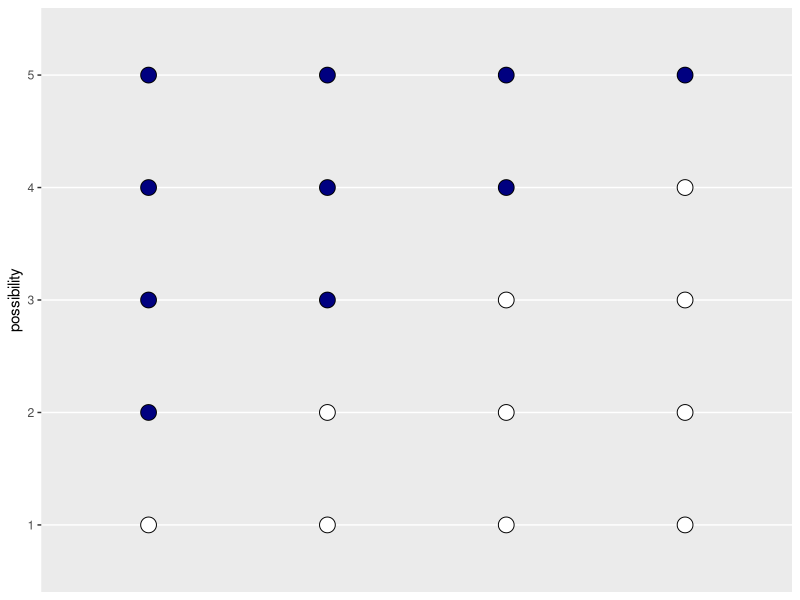
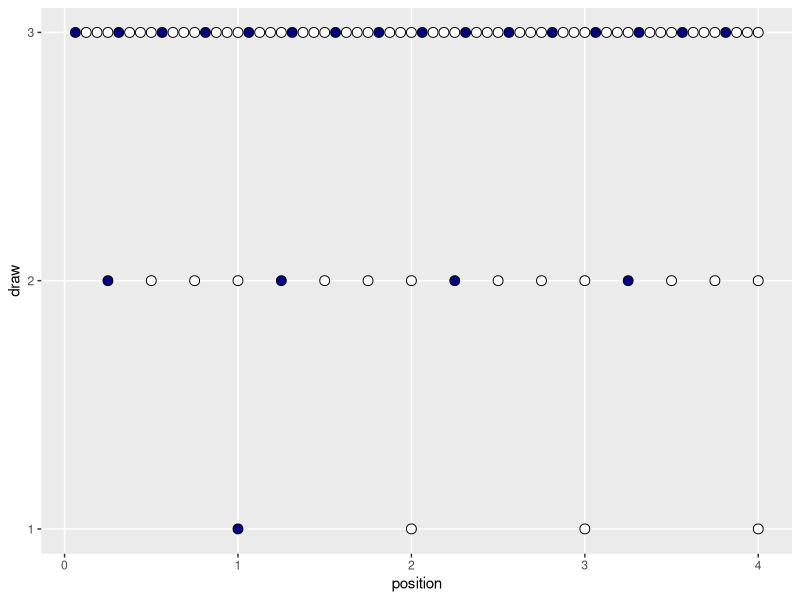
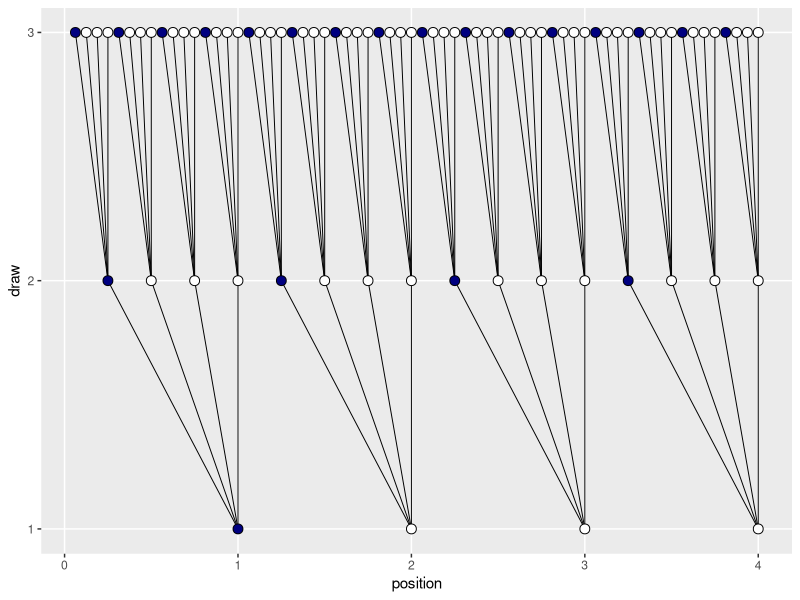
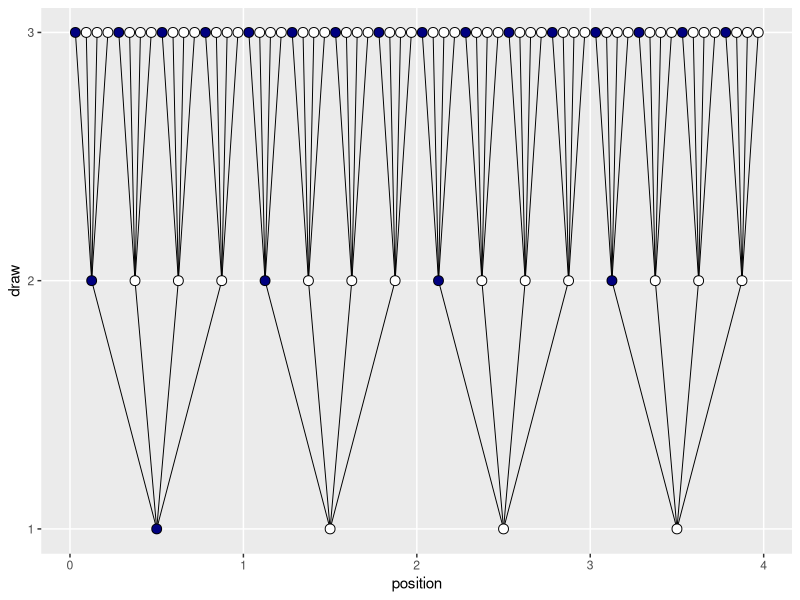
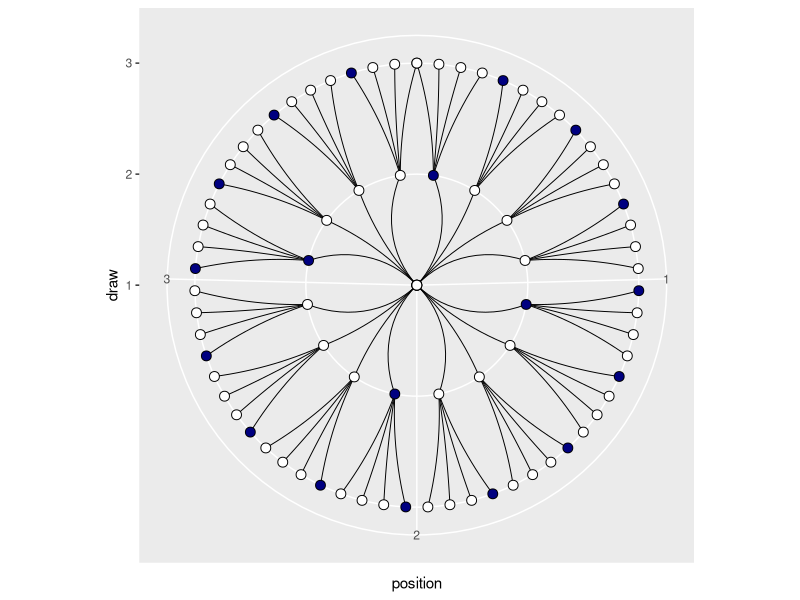
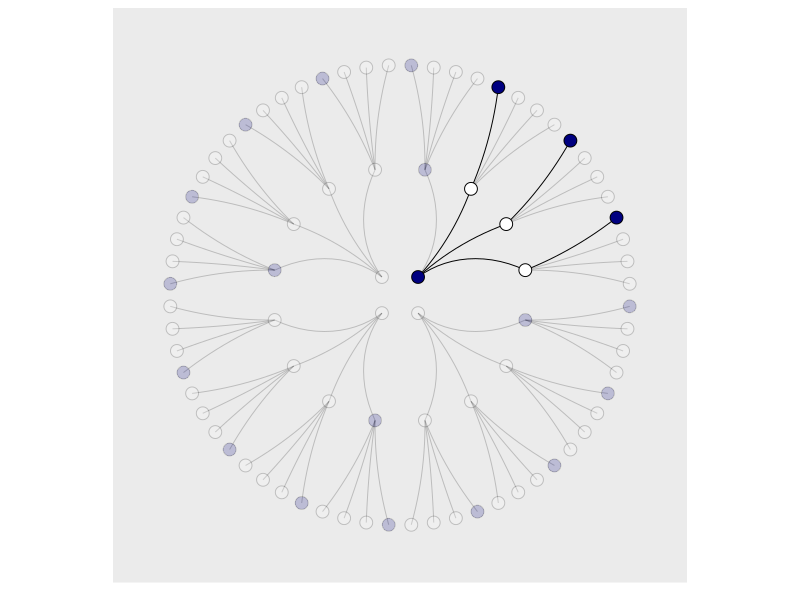
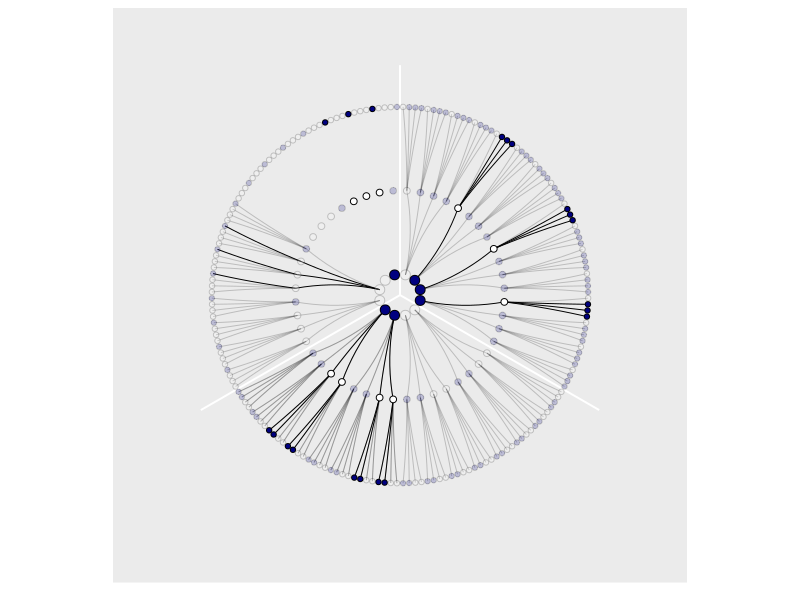

These figures' R source, in order: (Note: this script raises an error after producing the figures.)
## ---- chunk 1
rm(list = ls())
library(tidyverse)

d <- tibble(p1 = 0,
            p2 = rep(1:0, times = c(1, 3)),
            p3 = rep(1:0, times = c(2, 2)),
            p4 = rep(1:0, times = c(3, 1)),
            p5 = 1)

head(d)
## ---- chunk 2
d %>%
  set_names(1:5) %>%
  mutate(x = 1:4) %>%
  pivot_longer(-x, names_to = "possibility") %>%
  mutate(value = value %>% as.character()) %>%
  
  ggplot(aes(x = x, y = possibility, fill = value)) +
  geom_point(shape = 21, size = 5) +
  scale_fill_manual(values = c("white", "navy")) +
  scale_x_discrete(NULL, breaks = NULL) +
  theme(legend.position = "none")
## ---- chunk 3
library(flextable)

tibble(draw = 1:3,
       marbles = 4) %>%
  mutate(possibilities = marbles ^ draw) %>%
  flextable() 
## ---- chunk 4
(
  d <- 
    tibble(position = c((1:4^1) / 4^0,
                        (1:4^2) / 4^1,
                        (1:4^3) / 4^2),
           draw = rep(1:3, times = c(4^1, 4^2, 4^3)),
           fill = rep(c("b", "w"), times = c(1, 3)) %>%
             rep(., times = c(4^0 + 4^1 + 4^2)))
)

d %>%
  ggplot(aes(x = position, y = draw, fill = fill)) +
  geom_point(shape = 21, size = 3) +
  scale_fill_manual(values = c("navy", "white")) +
  scale_y_continuous(breaks = 1:3) +
  theme(legend.position = "none",
        panel.grid.minor = element_blank())
## ---- chunk 5
(
  lines_1 <-
    tibble(x = rep(1:4, each = 4),
           xend = ((1:4^2) / 4),
           y = 1,
           yend = 2)
)

(
  lines_2 <-
    tibble(x = rep((1:4^2) / 4, each = 4),
           xend = (1:4^3) / (4^2),
           y = 2,
           yend = 3)
)

d %>%
  ggplot(aes(x = position, y = draw)) +
  geom_segment(data = lines_1,
               aes(x = x, xend = xend,
                   y = y, yend = yend),
               linewidth = 1/3) +
  geom_segment(data = lines_2,
               aes(x = x, xend = xend,
                   y = y, yend = yend),
               linewidth = 1/3) +
  geom_point(aes(fill = fill),
             shape = 21, size = 3) +
  scale_fill_manual(values = c("navy", "white")) +
  scale_y_continuous(breaks = 1:3) +
  theme(legend.position = "none",
        panel.grid.minor = element_blank())
## ---- chunk 6
d <- 
  d %>%
  mutate(denominator = ifelse(draw == 1, .5,
                              ifelse(draw == 2, .5 / 4,
                                     .5 / 4^2))) %>%
  mutate(position = position - denominator)

d

(
  lines_1 <-
    lines_1 %>%
    mutate(x = x - 0.5,
           xend = xend - 0.5 / 4^1)
)

(
  lines_2 <-
    lines_2 %>%
    mutate(x = x - 0.5 / 4^1,
           xend = xend - 0.5 / 4^2)
)

d %>%
  ggplot(aes(x = position, y = draw)) +
  geom_segment(data = lines_1,
               aes(x = x, xend = xend,
                   y = y, yend = yend),
               linewidth = 1/3) +
  geom_segment(data = lines_2,
               aes(x = x, xend = xend,
                   y = y, yend = yend),
               linewidth = 1/3) +
  geom_point(aes(fill = fill),
             shape = 21, size = 3) +
  scale_fill_manual(values = c("navy", "white")) +
  scale_y_continuous(breaks = 1:3) +
  theme(legend.position = "none",
        panel.grid.minor = element_blank())
## ---- chunk 7
d %>%
  ggplot(aes(x = position, y = draw)) +
  geom_segment(data = lines_1,
               aes(x = x, xend = xend,
                   y = y, yend = yend),
               linewidth = 1/3) +
  geom_segment(data = lines_2,
               aes(x = x, xend = xend,
                   y = y, yend = yend),
               linewidth = 1/3) +
  geom_point(aes(fill = fill),
             shape = 21, size = 3) +
  scale_fill_manual(values = c("navy", "white")) +
  scale_y_continuous(breaks = 1:3) +
  coord_polar() +
  theme(legend.position = "none",
        panel.grid.minor = element_blank())
## ---- chunk 8
lines_1 <-
  lines_1 %>%
  mutate(remain = c(rep(0:1, times = c(1, 3)),
                    rep(0, times = 4 * 3)))

lines_2 <-
  lines_2 %>%
  mutate(remain = c(rep(0, times = 4),
                    rep(1:0, times = c(1, 3)) %>% rep(., times = 3),
                    rep(0, times = 12 * 4)))

d <-
  d %>%
    mutate(remain = c(rep(1:0, times = c(1, 3)),
                    rep(0:1, times = c(1, 3)),
                    rep(0,   times = 4 * 4),
                    rep(1:0, times = c(1, 3)) %>% rep(., times = 3),
                    rep(0,   times = 12 * 4))) 

d %>%
  ggplot(aes(x = position, y = draw)) +
  geom_segment(data = lines_1,
               aes(x = x, xend = xend,
                   y = y, yend = yend,
                   alpha = remain %>% as.character()),
               linewidth = 1/3) +
   geom_segment(data = lines_2,
               aes(x = x, xend = xend,
                   y = y, yend = yend,
                   alpha = remain %>% as.character()),
               linewidth = 1/3) +
  geom_point(aes(fill = fill, alpha = remain %>% as.character()),
             shape = 21, size = 4) +
  # it's the alpha parameter that makes elements semitransparent
  scale_fill_manual(values = c("navy", "white")) +
  scale_alpha_manual(values = c(1/5, 1)) +
  scale_x_continuous(NULL, limits = c(0, 4), breaks = NULL) +
  scale_y_continuous(NULL, limits = c(0.75, 3), breaks = NULL) +
  coord_polar() +
  theme(legend.position = "none",
        panel.grid = element_blank())
## ---- chunk 9
# if we make two custom functions, here,
# it will simplify the 'mutate()' code, below
n_blue <- function(x) rowSums(x == "b")
n_white <- function(x) rowSums(x == "w")

# make the data
t <-
  tibble(d1 = rep(c("w", "b"), times = c(1, 4)),
         d2 = rep(c("w", "b"), times = c(2, 3)),
         d3 = rep(c("w", "b"), times = c(3, 2)),
         d4 = rep(c("w", "b"), times = c(4, 1))) %>%
  mutate(blue1 = n_blue(.),
         white = n_white(.),
         blue2 = n_blue(.)) %>%
  mutate(product = blue1 * white * blue2)

# format the table
t %>%
  transmute(conjecture = str_c("[", d1, " ", d2, " ", d3, " ", d4, "]"),
            'Ways to produce [w b w]' = str_c(blue1, " * ", white, " * ", blue2, " = ", product)) %>%
  flextable() %>%
  width(j = 1:2, width = c(1, 2)) %>%
  align(align = "center", part = "all")
## ---- chunk 10
d <-
  tibble(position = c((1:4^1) / 4^0,
                      (1:4^2) / 4^1,
                      (1:4^3) / 4^2),
         draw = rep(1:3, times = c(4^1, 4^2, 4^3)))

(
  d <-
    d %>%
    bind_rows(
      d, d
    ) %>%
    # here are the fill colors
    mutate(fill = c(rep(c("w", "b"), times = c(1, 3)) %>% rep(., times = c(4^0 + 4^1 + 4^2)),
                    rep(c("w", "b"), each = 2) %>% rep(., times = c(4^0 + 4^1 + 4^2)),
                    rep(c("w", "b"), times = c(3, 1)) %>% rep(., times = c(4^0 + 4^1 + 4^2)))) %>%
    mutate(denominator = ifelse(draw == 1, .5,
                                ifelse(draw == 2, .5 / 4,
                                       .5 / 4^2))) %>%
    mutate(position = position - denominator) %>%
    # here we'll add an index for which pie wedge we're working with
     mutate(pie_index = rep(letters[1:3], each = n()/3)) %>% 
  # to get the position axis correct for pie_index == "b" or "c", we'll need to offset
  mutate(position = ifelse(pie_index == "a", position,
                           ifelse(pie_index == "b", position + 4,
                                  position + 4 * 2)))
)
## ---- chunk 11
move_over <- function(position, index){
  ifelse(
    index == "a", position,
    ifelse(
      index == "b", position + 4, position + 4 + 2
    )
  )
}
## ---- chunk 12
(
  lines_1 <-
  tibble(x    = rep(1:4, each = 4) %>% rep(., times = 3),
         xend = ((1:4^2) / 4)      %>% rep(., times = 3),
         y    = 1,
         yend = 2) %>% 
  mutate(x    = x - .5,
         xend = xend - .5 / 4^1) %>% 
  # here we'll add an index for which pie wedge we're working with
  mutate(pie_index = rep(letters[1:3], each = n()/3)) %>% 
  # to get the position axis correct for `pie_index == "b"` or `"c"`, we'll need to offset
  mutate(x    = move_over(position = x,    index = pie_index),
         xend = move_over(position = xend, index = pie_index))
)
## ---- chunk 13
(
  lines_2 <-
  tibble(x    = rep((1:4^2) / 4, each = 4) %>% rep(., times = 3),
         xend = (1:4^3 / 4^2)              %>% rep(., times = 3),
         y    = 2,
         yend = 3) %>% 
  mutate(x    = x - .5 / 4^1,
         xend = xend - .5 / 4^2) %>% 
  # here we'll add an index for which pie wedge we're working with
  mutate(pie_index = rep(letters[1:3], each = n()/3)) %>% 
  # to get the position axis correct for `pie_index == "b"` or `"c"`, we'll need to offset
  mutate(x    = move_over(position = x,    index = pie_index),
         xend = move_over(position = xend, index = pie_index))
)
## ---- chunk 14
d <- 
  d %>% 
  mutate(remain = c(# pie_index == "a"
                    rep(0:1, times = c(1, 3)),
                    rep(0,   times = 4),
                    rep(1:0, times = c(1, 3)) %>% rep(., times = 3),
                    rep(0,   times = 4 * 4),
                    rep(c(0, 1, 0), times = c(1, 3, 4 * 3)) %>% rep(., times = 3),
                    # pie_index == "b"
                    rep(0:1, each = 2),
                    rep(0,   times = 4 * 2),
                    rep(1:0, each = 2) %>% rep(., times = 2),
                    rep(0,   times = 4 * 4 * 2),
                    rep(c(0, 1, 0, 1, 0), times = c(2, 2, 2, 2, 8)) %>% rep(., times = 2),
                    # pie_index == "c",
                    rep(0:1, times = c(3, 1)),
                    rep(0,   times = 4 * 3),
                    rep(1:0, times = c(3, 1)), 
                    rep(0,   times = 4 * 4 * 3),
                    rep(0:1, times = c(3, 1)) %>% rep(., times = 3),
                    rep(0,   times = 4)
                    )
         )

lines_1 <-
  lines_1 %>% 
  mutate(remain = c(rep(0,   times = 4),
                    rep(1:0, times = c(1, 3)) %>% rep(., times = 3),
                    rep(0,   times = 4 * 2),
                    rep(1:0, each  = 2) %>% rep(., times = 2),
                    rep(0,   times = 4 * 3),
                    rep(1:0, times = c(3, 1))
                    )
         )

lines_2 <-
  lines_2 %>% 
  mutate(remain = c(rep(0,   times = 4 * 4),
                    rep(c(0, 1, 0), times = c(1, 3, 4 * 3)) %>% rep(., times = 3),
                    rep(0,   times = 4 * 8),
                    rep(c(0, 1, 0, 1, 0), times = c(2, 2, 2, 2, 8)) %>% rep(., times = 2),
                    rep(0,   times = 4 * 4 * 3),
                    rep(0:1, times = c(3, 1)) %>% rep(., times = 3),
                    rep(0,   times = 4)
                    )
         )
## ---- chunk 15
d %>% 
  ggplot(aes(x = position, y = draw)) +
  geom_vline(xintercept = c(0, 4, 8), color = "white", linewidth = 2/3) +
  geom_segment(data = lines_1,
               aes(x = x, xend = xend,
                   y = y, yend = yend,
                   alpha = remain %>% as.character()),
               linewidth = 1/3) +
  geom_segment(data = lines_2,
               aes(x = x, xend = xend,
                   y = y, yend = yend,
                   alpha = remain %>% as.character()),
               linewidth = 1/3) +
  geom_point(aes(fill = fill, size = draw, alpha = remain %>% as.character()),
             shape = 21) +
  scale_fill_manual(values = c("navy", "white")) +
  scale_size_continuous(range = c(3, 1.5)) +
  scale_alpha_manual(values = c(0.2, 1)) +
  scale_x_continuous(NULL, limits = c(0, 12), breaks = NULL) +
  scale_y_continuous(NULL, limits = c(0.75, 3.5), breaks = NULL) +
  coord_polar() +
  theme(legend.position = "none",
        panel.grid = element_blank())
## ---- chunk 16
# update t
t <-
  t %>% 
  mutate(nc = blue1 * product)

# format the table
t %>%
  transmute(Conjecture            = str_c("[", d1, " ", d2, " ", d3, " ", d4, "]"),
            `Ways to produce [b]` = blue1,
            `Prior counts`        = product,
            `New count`           = str_c(blue1, " * ", product, " = ", nc)) %>% 
  flextable() %>% 
  width(width = c(1, 1, 0.8, 1)) %>% 
  align(align = "center", part = "all") %>% 
  align(j = 4, align = "left", part = "all") %>% 
  valign(valign = "bottom", part = "header")
## ---- chunk 17
# update t
t <-
  t %>% 
  rename(pc = nc) %>% 
  mutate(fc = c(0, 3:0)) %>% 
  mutate(nc = pc * fc) 

# format the table
t %>% 
  transmute(Conjecture      = str_c("[", d1, " ", d2, " ", d3, " ", d4, "]"),
            `Prior count`   = pc,
            `Factory count` = fc,
            `New count`     = str_c(pc, " * ", fc, " = ", nc)) %>% 
  flextable() %>% 
  width(width = c(1, 1, 0.8, 1)) %>% 
  align(align = "center", part = "all") %>% 
  align(j = 4, align = "left", part = "all") %>% 
  valign(valign = "bottom", part = "header")
## ---- chunk 18
# update t
t %>% 
  rename(ways = product) %>% 
  mutate(p = blue1 / 4) %>% 
  mutate(pl = ways / sum(ways)) %>% 
  transmute(`Possible composition` = str_c("[", d1, " ", d2, " ", d3, " ", d4, "]"),
            p                      = p,
            `Ways to produce data` = ways,
            `Plausibility`         = pl) %>% 
  
  # format for the table
  flextable() %>% 
  width(width = c(1.8, 1, 1.2, 1)) %>% 
  align(align = "center", part = "all") %>% 
  valign(valign = "bottom", part = "header") %>% 
  italic(j = 2, part = "header")
## ---- chunk 19
ways <- c(0, 3, 8, 9, 0)

ways / sum(ways)
## ---- chunk 20
(d <- tibble(toss = c("w", "l", "w", "w", "w", "l", "w", "l", "w")))
## ---- chunk 21
(
  d <- 
    d %>%
    mutate(n_trials = 1:9,
           n_success = cumsum(toss == "w"))
)
## ---- chunk 22
sequence_length <- 50

d %>% 
  expand_grid(p_water = seq(from = 0, to = 1, length.out = sequence_length)) %>% 
  group_by(p_water) %>% 
  # to learn more about lagging, go to:
  # https://www.rdocumentation.org/packages/stats/versions/3.6.2/topics/lag
  # https://dplyr.tidyverse.org/reference/lead-lag.html
  mutate(lagged_n_trials  = lag(n_trials, k = 1),
         lagged_n_success = lag(n_success, k = 1)) %>% 
  ungroup() %>% 
  mutate(prior      = ifelse(n_trials == 1, .5,
                             dbinom(x    = lagged_n_success, 
                                    size = lagged_n_trials, 
                                    prob = p_water)),
         likelihood = dbinom(x    = n_success, 
                             size = n_trials, 
                             prob = p_water),
         strip      = str_c("n = ", n_trials)) %>% 
  # the next three lines allow us to normalize the prior and the likelihood, 
  # putting them both in a probability metric 
  group_by(n_trials) %>% 
  mutate(prior      = prior / sum(prior),
         likelihood = likelihood / sum(likelihood)) %>% 
  
  # plot!
  ggplot(aes(x = p_water)) +
  geom_line(aes(y = prior), 
            linetype = 2) +
  geom_line(aes(y = likelihood)) +
  scale_x_continuous("proportion water", breaks = c(0, .5, 1)) +
  scale_y_continuous("plausibility", breaks = NULL) +
  theme(panel.grid = element_blank()) +
  facet_wrap(~ strip, scales = "free_y")
